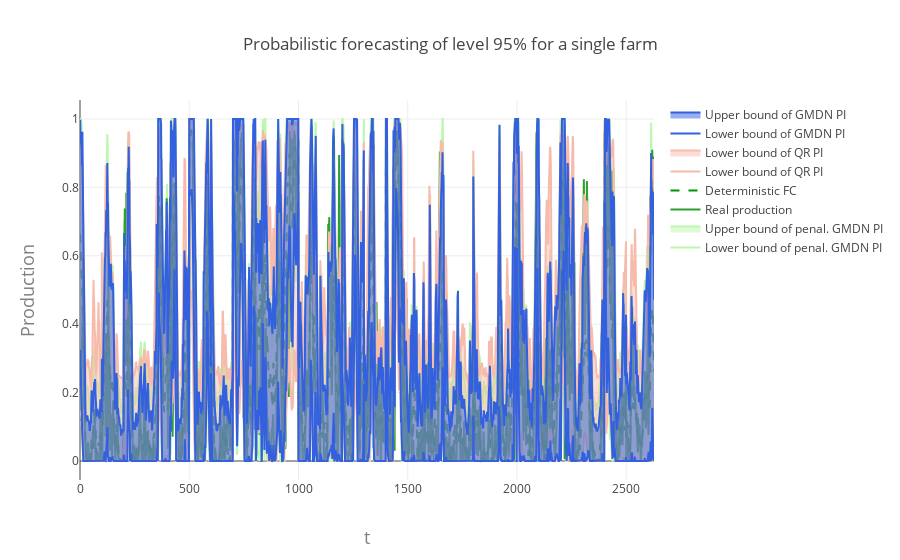

Write notebook code for a chart like this one.
### Code cell
plotly.offline.init_notebook_mode(connected=True)

trace0 = go.Scatter(
    #x=evaluation.date,
    y=L_alpha_e,
    fill= None,
    mode='lines',
    line=dict(
        color='rgb(187, 247, 172)',
    
    ),
    name="Lower bound of penal. GMDN PI"
)
trace1 = go.Scatter(
    #x=evaluation.date,
    y=U_alpha_e,
    fill='tonexty',
    mode='lines',
    line=dict(
        color='rgb(187, 247, 172)',
    ),
    name="Upper bound of penal. GMDN PI"
)

trace000 = go.Scatter(
    #x=evaluation.date,
    y=L_alpha_e_NP,
    fill= None,
    mode='lines',
    line=dict(
        color='rgb(50,96,223)',
    
    ),
    name="Lower bound of GMDN PI"
)
trace111 = go.Scatter(
    #x=evaluation.date,
    y=U_alpha_e_NP,
    fill='tonexty',
    mode='lines',
    line=dict(
        color='rgb(50,96,223)',
    ),
    name="Upper bound of GMDN PI"
)
    
trace00 = go.Scatter(
    #x=evaluation.date,
    y=Y_hat_Q1[:,n_farm],
    fill= None,
    mode='lines',
    line=dict(
        color='rgb(247, 187, 172)',
    ),
    name="Lower bound of QR PI"
)
trace11 = go.Scatter(
    #x=evaluation.date,
    y=Y_hat_Q2[:,n_farm],
    fill='tonexty',
    mode='lines',
    line=dict(
        color='rgb(247, 187, 172)',
    ),
    name="Lower bound of QR PI"
)
    
trace2 = go.Scatter(
    #x = evaluation.date,
    y = Y_e[:,n_farm],
    mode = 'lines',
    name="Real production"        
)

trace3= go.Scatter(
    #x = evaluation.date,
    y = Y_hat[:,n_farm],
    mode = 'lines',
line=dict(
        color='rgb(0, 150,0)',
        dash='dash',
    ),
    name="Deterministic FC"     
)

layout = go.Layout(
    title='Probabilistic forecasting of level ' +str(int(100*(1-alpha)))+'% for a single farm',
    xaxis=dict(
        title='t',
        titlefont=dict(
            size=18,
            color='#7f7f7f'
        )
    ),
    yaxis=dict(
        title='Production',
        titlefont=dict(
           # family='Courier New, monospace',
            size=18,
            color='#7f7f7f'
        )
    )
)

data = [trace0, trace1,trace2,trace3,trace00,trace11,trace000,trace111]
fig = go.Figure(data=data, layout=layout)
plotly.offline.iplot(fig)

### Figure 1 — Plotly figure (JSON) as saved in the notebook; plotly's stock layout.template omitted (floating-point values rounded to 4 significant figures; data arrays with more than 128 entries replaced by an {"elided": "..."} marker saying what was removed)
{"data": [{"fill": null, "line": {"color": "rgb(187, 247, 172)"}, "mode": "lines", "name": "Lower bound of penal. GMDN PI", "type": "scatter", "y": {"elided": "2628 float values"}}, {"fill": "tonexty", "line": {"color": "rgb(187, 247, 172)"}, "mode": "lines", "name": "Upper bound of penal. GMDN PI", "type": "scatter", "y": {"elided": "2628 float values"}}, {"mode": "lines", "name": "Real production", "type": "scatter", "y": {"elided": "2628 float values"}}, {"line": {"color": "rgb(0, 150,0)", "dash": "dash"}, "mode": "lines", "name": "Deterministic FC", "type": "scatter", "y": {"elided": "2628 float values"}}, {"fill": null, "line": {"color": "rgb(247, 187, 172)"}, "mode": "lines", "name": "Lower bound of QR PI", "type": "scatter", "y": {"elided": "2628 float values"}}, {"fill": "tonexty", "line": {"color": "rgb(247, 187, 172)"}, "mode": "lines", "name": "Lower bound of QR PI", "type": "scatter", "y": {"elided": "2628 float values"}}, {"fill": null, "line": {"color": "rgb(50,96,223)"}, "mode": "lines", "name": "Lower bound of GMDN PI", "type": "scatter", "y": {"elided": "2628 float values"}}, {"fill": "tonexty", "line": {"color": "rgb(50,96,223)"}, "mode": "lines", "name": "Upper bound of GMDN PI", "type": "scatter", "y": {"elided": "2628 float values"}}], "layout": {"title": "Probabilistic forecasting of level 95% for a single farm", "xaxis": {"title": "t", "titlefont": {"color": "#7f7f7f", "size": 18}}, "yaxis": {"title": "Production", "titlefont": {"color": "#7f7f7f", "size": 18}}}}
